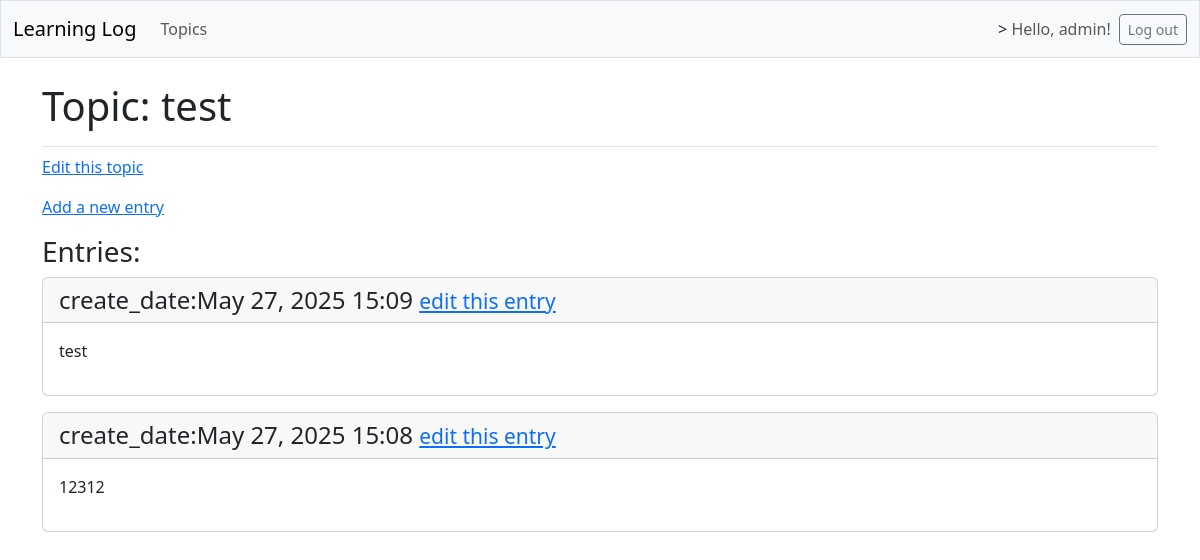
Page /topics/4/ (signed in) on the committed database.
### learning_logs/models.py (models this page shows, shortened)
class Topic(models.Model):
    text = models.CharField(max_length=200)
    create_date = models.DateTimeField(auto_now_add=True)
    owner = models.ForeignKey(User, on_delete=models.CASCADE)

class Entry(models.Model):
    topic = models.ForeignKey(Topic, on_delete=models.CASCADE)
    text = models.TextField()
    create_date = models.DateTimeField(auto_now_add=True)
    class Meta:
        verbose_name_plural = 'entries'

### learning_logs/views.py (the view)
# urls.py: path('topics/<int:topic_id>/', views.topic, name='topic'),
@login_required
def topic(request, topic_id):
	topic = Topic.objects.get(id=topic_id)
	check_topic_owner(topic, request.user)
	entries = topic.entry_set.order_by('-create_date') # 减号表示降序排列
	context = {'topic': topic, 'entries': entries}
	return render(request, 'learning_logs/topic.html', context)

### learning_logs/utils.py (called while the page is built)
def check_topic_owner(topic, user):
	if topic.owner != user:
		raise Http404("You do not have permission to access this topic.")

### learning_logs/templates/learning_logs/topic.html
{% extends 'learning_logs/base.html' %}
{% block page_header %}
<h1>Topic: {{topic.text}}</h1>
{% endblock page_header %}
{% block content %}
<p><a href="{% url 'learning_logs:edit_topic' topic.id %}">Edit this topic</a></p>
<p><a href="{% url 'learning_logs:new_entry' topic.id %}">Add a new entry</a></p>
<h3>Entries:</h3>
	{% for entry in entries %}
	<div class="card mb-3">
		<h4 class="card-header">
			create_date:{{ entry.create_date|date:'M d, Y H:i'}}
			<small>
				<a href="{% url 'learning_logs:edit_entry' entry.id %}">edit this entry</a>
			</small>
		</h4>
		<div class="card-body">{{ entry.text|linebreaks }}</div>
	</div>
	{% empty %}
	<p>No entries available for this topic.</p>
	{% endfor %}
{% endblock content %}

### learning_logs/templates/learning_logs/base.html (shortened to what this page needs)
<!DOCTYPE html>
<html lang="en">
<head>
	{% load django_bootstrap5 %}
	{% bootstrap_css %}
</head>
<body>
	<nav class="navbar navbar-expand-md navbar-light bg-light mb-4 border">
		<div class="container-fluid">
			<a class="navbar-brand" href="{% url 'learning_logs:index' %}">Learning Log</a>
			<div class="collapse navbar-collapse" id="navbarCollapse">
				<ul class="navbar-nav me-auto mb-2 mb-md-0">
					<li class="nav-item">
						<a class="nav-link" href="{% url 'learning_logs:topics' %}">Topics</a>
					</li>
				</ul>
				<ul class="navbar-nav ms-auto mb-2 mb-md-0">
					{% if user.is_authenticated %}
					<li class="nav-item">
						>
						<span class="navbar-text me-2">Hello, {{ user.username }}!</span>
					</li>
					{% endif %}
				</ul>
				{% if user.is_authenticated %}
				<form action="{% url 'accounts:logout' %}" method="post">
					<button class="btn btn-outline-secondary btn-sm" name="submit">Log out</button>
				</form>
				{% endif %}
			</div>
		</div>
	</nav>
	<main class="container">
		<div class="pb-2 mb-2 border-bottom">
			{% block page_header %}{% endblock page_header%}
		</div>
		<div>
			{% block content %}{% endblock content%}
		</div>
	</main>
</body>
</html>

### rows in the picture
Topic: text "test"
Entry: create_date "May 27, 2025 15:09", text "test"
Entry: create_date "May 27, 2025 15:08", text "12312"

### other values in the picture
{{ user.username }} "admin"
